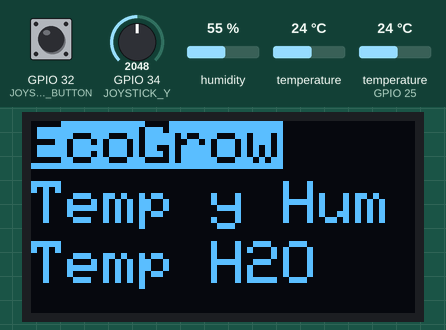
This sketch was run on a simulated ESP32. On the bench: 128×64 one-colour display. The test bench sets the inputs (shaded band); at power-on: GPIO 34 (JOYSTICK_Y) = 2048, GPIO 32 (JOYSTICK_BUTTON) HIGH, humidity 55 %, temperature 24 °C, temperature (sensor on GPIO 25) 24 °C. WiFi joins after 1.5 s; servers stay silent unless stated; uploads are accepted with an empty reply; what the sketch prints to the serial monitor is not drawn.

Above: at 2.7 s.
2.8 s: GPIO 34 (JOYSTICK_Y) set to 804
6.9 s: GPIO 34 (JOYSTICK_Y) set to 708
At 10.8 s:
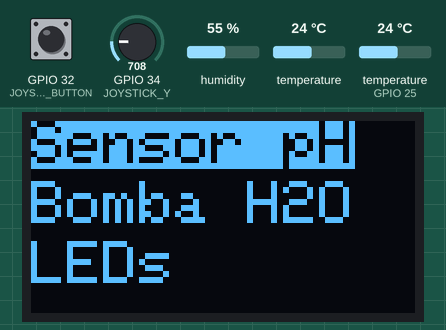
11.0 s: GPIO 32 (JOYSTICK_BUTTON) pulled LOW for 0.6 s
At 12.5 s:
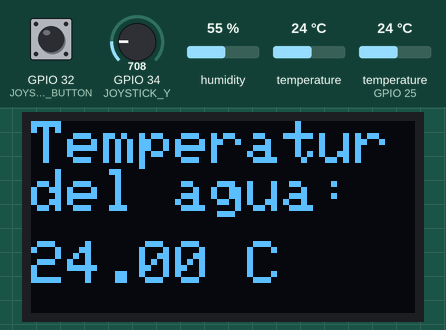
13.6 s: GPIO 32 (JOYSTICK_BUTTON) pulled LOW for 1 s
At 14.6 s:
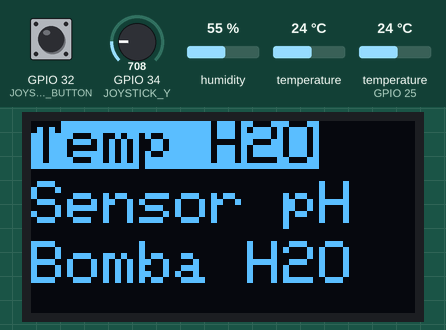
18.7 s: GPIO 34 (JOYSTICK_Y) set to 3540
At 22.4 s:
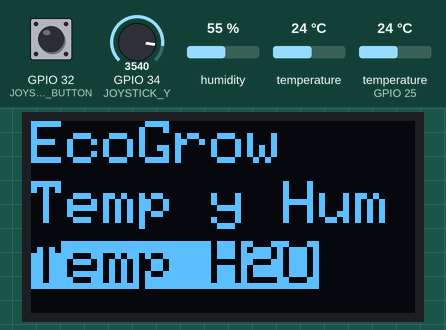
22.8 s: GPIO 32 (JOYSTICK_BUTTON) pulled LOW for 3.2 s
At 25.0 s:
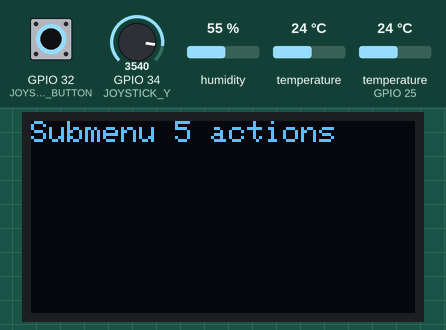
Timing chart, 0 to 26.5 s (numbered marks = the images above; inputs shaded):
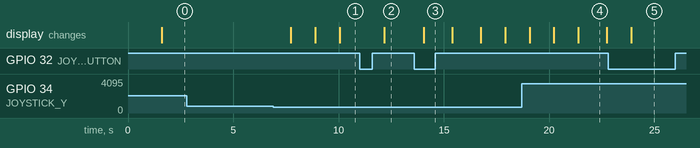

Measured:
- the behaviour switches between 750 and 749 on GPIO 34 (JOYSTICK_Y) (found by bisection; images 0 and 1)
- after the input at 2.8 s, every drawn part: stays the same
- after the input at 6.9 s, the display: first changes after 0.83 s (image 1 shows a later state)
- after the input at 11.0 s, the display: changes after 1.2 s (image 2)
- after the input at 13.6 s, the display: changes after 0.45 s (image 3)
- after the input at 18.7 s, the display: first changes after 0.38 s (image 4 shows a later state)
- after the input at 22.8 s, the display: changes after 1.1 s (image 5)
- what the display in image 4 shows lasts 1.3 s, from 21.4 s to 22.7 s

The sketch:

ESP32.ino
```cpp
#include <Wire.h>
#include <Adafruit_GFX.h>
#include <Adafruit_SSD1306.h>
#include <Adafruit_AHTX0.h>
#include <OneWire.h>
#include <DallasTemperature.h>
#include <WiFi.h>
#include <HTTPClient.h>
#include <ArduinoJson.h>

// Configuración WiFi
const char* ssid = "Totalplay-97AF";         // Reemplaza con tu SSID WiFi
const char* password = "97AF3390WNTt3CaF"; // Reemplaza con tu contraseña WiFi

// URL del servidor API
const char* serverUrl = "http://192.168.1.100:5000/api/esp32/data"; // Reemplaza con la IP de tu servidor

// Configuración de la pantalla OLED
#define SCREEN_WIDTH 128
#define SCREEN_HEIGHT 64
#define OLED_RESET -1
Adafruit_SSD1306 display(SCREEN_WIDTH, SCREEN_HEIGHT, &Wire, OLED_RESET);

// Pines del joystick para el ESP32
#define JOYSTICK_X 35
#define JOYSTICK_Y 34
#define JOYSTICK_BUTTON 32

// Pin de datos para el sensor DS18B20
#define ONE_WIRE_BUS 25
OneWire oneWire(ONE_WIRE_BUS);
DallasTemperature ds18b20(&oneWire);

// Variables para el menú
int opcionActual = 0;
int primeraOpcion = 0;
const int numeroDeOpciones = 6;
const int opcionesVisibles = 3;
bool seleccion = false;
bool enSubMenu = false;
int sensorActual = 0;

// Opciones del menú principal
String menuOptions[numeroDeOpciones] = {
  "EcoGrow", "Temp y Hum", "Temp H2O", "Sensor pH", "Bomba H2O", "LEDs"
};

// Configuración para los sensores AHT10
Adafruit_AHTX0 aht1, aht2;

// Variables para almacenar lecturas de sensores
float temp1, hum1, temp2, hum2, waterTemp;

// Variable para controlar el tiempo de envío de datos
unsigned long lastSendTime = 0;
const unsigned long sendInterval = 5000;  // Enviar datos cada 5 segundos

void setup() {
  Serial.begin(115200);

  pinMode(JOYSTICK_X, INPUT);
  pinMode(JOYSTICK_Y, INPUT);
  pinMode(JOYSTICK_BUTTON, INPUT_PULLUP);

  ds18b20.begin();

  // Inicializar la pantalla OLED
  if (!display.begin(SSD1306_SWITCHCAPVCC, 0x3C)) {
    Serial.println(F("Fallo en la asignación del SSD1306"));
    for (;;);
  }
  display.clearDisplay();
  display.display();

  // Inicialización de los sensores AHT10
  if (!aht1.begin()) {
    Serial.println("No se encontró AHT10 en la dirección 0x38");
  }
  if (!aht2.begin(0x39)) {  // Dirección 0x39 para el segundo sensor
    Serial.println("No se encontró AHT10 en la dirección 0x39");
  }

  // Conectar a WiFi
  WiFi.begin(ssid, password);
  Serial.print("Conectando a WiFi");

  int attempts = 0;
  while (WiFi.status() != WL_CONNECTED && attempts < 20) {
    delay(500);
    Serial.print(".");
    attempts++;
  }

  if (WiFi.status() == WL_CONNECTED) {
    Serial.println("\nConectado a WiFi");
    Serial.print("Dirección IP: ");
    Serial.println(WiFi.localIP());
  } else {
    Serial.println("\nNo se pudo conectar a WiFi");
  }
}

void loop() {
  // Leer los valores del joystick
  int yPosition = analogRead(JOYSTICK_Y);
  int buttonState = digitalRead(JOYSTICK_BUTTON);

  // Gestionar la interfaz del menú
  if (enSubMenu) {
    controlSubMenu(yPosition, buttonState);
  } else {
    controlMainMenu(yPosition, buttonState);
  }

  // Leer datos de los sensores (independientemente del menú)
  readSensorData();

  // Enviar datos a la API periódicamente
  unsigned long currentTime = millis();
  if (currentTime - lastSendTime >= sendInterval) {
    sendDataToAPI();
    lastSendTime = currentTime;
  }
}

void readSensorData() {
  // Leer datos de los sensores AHT10
  sensors_event_t tempEvent1, humEvent1, tempEvent2, humEvent2;

  if (aht1.getEvent(&humEvent1, &tempEvent1)) {
    temp1 = tempEvent1.temperature;
    hum1 = humEvent1.relative_humidity;
  }

  if (aht2.getEvent(&humEvent2, &tempEvent2)) {
    temp2 = tempEvent2.temperature;
    hum2 = humEvent2.relative_humidity;
  }

  // Leer temperatura del agua (DS18B20)
  ds18b20.requestTemperatures();
  waterTemp = ds18b20.getTempCByIndex(0);

  // Imprimir datos en serial (para depuración)
  Serial.println("Lecturas de sensores:");
  Serial.print("Sensor 1: Temp = "); Serial.print(temp1); Serial.print("°C, Hum = "); Serial.print(hum1); Serial.println("%");
  Serial.print("Sensor 2: Temp = "); Serial.print(temp2); Serial.print("°C, Hum = "); Serial.print(hum2); Serial.println("%");
  Serial.print("Temp agua = "); Serial.print(waterTemp); Serial.println("°C");
}

void sendDataToAPI() {
  // Verificar conexión WiFi
  if (WiFi.status() != WL_CONNECTED) {
    Serial.println("Error: No hay conexión WiFi");
    return;
  }

  // Crear objeto JSON para los datos
  StaticJsonDocument<256> jsonDoc;

  // Añadir datos del sensor AHT10 #1 (temp y humedad)
  JsonObject aht10_1 = jsonDoc.createNestedObject("aht10_1");
  aht10_1["temperatura"] = temp1;
  aht10_1["humedad"] = hum1;

  // Añadir datos del sensor AHT10 #2 (temp y humedad)
  JsonObject aht10_2 = jsonDoc.createNestedObject("aht10_2");
  aht10_2["temperatura"] = temp2;
  aht10_2["humedad"] = hum2;

  // Añadir datos del sensor DS18B20 (temp agua)
  JsonObject ds18b20_data = jsonDoc.createNestedObject("ds18b20");
  ds18b20_data["temperatura"] = waterTemp;

  // Serializar el JSON
  String jsonString;
  serializeJson(jsonDoc, jsonString);

  // Enviar la petición HTTP POST
  HTTPClient http;
  http.begin(serverUrl);
  http.addHeader("Content-Type", "application/json");

  int httpResponseCode = http.POST(jsonString);

  if (httpResponseCode > 0) {
    String response = http.getString();
    Serial.println("Código HTTP: " + String(httpResponseCode));
    Serial.println("Respuesta: " + response);
  } else {
    Serial.print("Error en petición HTTP: ");
    Serial.println(httpResponseCode);
  }

  http.end();
}

void controlMainMenu(int yPosition, int buttonState) {
  // Navegación en el menú principal usando el joystick
  if (yPosition < 750) {
    opcionActual--;
    if (opcionActual < 0) opcionActual = numeroDeOpciones - 1;
    adjustScroll();
    delay(200);
  }
  else if (yPosition > 3500) {
    opcionActual++;
    if (opcionActual >= numeroDeOpciones) opcionActual = 0;
    adjustScroll();
    delay(200);
  }

  // Entrar o salir del submenú con el botón del joystick
  if (buttonState == LOW && !seleccion) {
    seleccion = true;
    enSubMenu = !enSubMenu;

    if (enSubMenu) {
      displaySubMenu(opcionActual);
    } else {
      displayMenu();
    }
  } else if (buttonState == HIGH) {
    seleccion = false;
  }

  // Mostrar el menú principal con scroll si no está en el submenú
  if (!enSubMenu) {
    displayMenu();
  }
}

void controlSubMenu(int yPosition, int buttonState) {
  if (opcionActual == 1) {  // Si la opción seleccionada es "Temp y Hum"
    // Navegación en el submenú de lectura de sensores
    if (yPosition < 750) {
      sensorActual = 0;
      displaySensorData();
      delay(200);
    }
    else if (yPosition > 3500) {
      sensorActual = 1;
      displaySensorData();
      delay(200);
    }
  }
  // Salir del submenú y regresar al menú principal al presionar el botón nuevamente
  if (buttonState == LOW && !seleccion) {
    seleccion = true;
    enSubMenu = false;
    displayMenu();
    delay(200);
  } else if (buttonState == HIGH) {
    seleccion = false;
  }
}

void adjustScroll() {
  if (opcionActual < primeraOpcion) {
    primeraOpcion = opcionActual;
  }
  else if (opcionActual >= primeraOpcion + opcionesVisibles) {
    primeraOpcion = opcionActual - opcionesVisibles + 1;
  }
}

void displayMenu() {
  display.clearDisplay();
  display.setTextSize(2);
  display.setTextColor(SSD1306_WHITE);

  for (int i = 0; i < opcionesVisibles; i++) {
    int optionIndex = primeraOpcion + i;
    if (optionIndex >= numeroDeOpciones) break;

    if (optionIndex == opcionActual) {
      display.setTextColor(SSD1306_BLACK, SSD1306_WHITE);
    } else {
      display.setTextColor(SSD1306_WHITE);
    }

    display.setCursor(0, i * 20);
    display.print(menuOptions[optionIndex]);
  }

  display.display();
}

void displaySensorData() {
  display.clearDisplay();
  display.setTextSize(2);
  display.setTextColor(SSD1306_WHITE);

  if (sensorActual == 0) {
    display.setCursor(0, 0);
    display.println("Sensor 1:");
    display.setCursor(0, 25);
    display.print("T:");
    display.print(temp1, 1);
    display.print("C");
    display.setCursor(0, 45);
    display.print("H:");
    display.print(hum1, 1);
    display.println("%");
  } else {
    display.setCursor(0, 0);
    display.println("Sensor 2:");
    display.setCursor(0, 25);
    display.print("T:");
    display.print(temp2, 1);
    display.print("C");
    display.setCursor(0, 45);
    display.print("H:");
    display.print(hum2, 1);
    display.println("%");
  }

  display.display();
}

void displaySubMenu(int optionIndex) {
  display.clearDisplay();
  display.setTextSize(1);
  display.setTextColor(SSD1306_WHITE);
  display.setCursor(0, 0);

  if (optionIndex == 1) {
    displaySensorData();
  } else if (optionIndex == 2) {
    ds18b20.requestTemperatures();
    float waterTemp = ds18b20.getTempCByIndex(0);
    display.clearDisplay();
    display.setTextSize(2);
    display.setCursor(0, 0);
    display.println("Temperatur");
    display.println("del agua:");
    display.setCursor(0, 40);
    display.print(waterTemp, 2);
    display.print(" C");
    display.display();
  } else {
    display.setCursor(0, 0);
    switch (optionIndex) {
      case 0:
        display.clearDisplay();
        display.setTextSize(2);
        display.setTextColor(SSD1306_WHITE);
        display.setCursor(0, 0);
        display.println("Innova");
        display.println("     TecNM");
        display.setCursor(0, 40);
        display.println("---ITSA---");
        break;
      case 3:
        display.println("Submenu 4 actions");
        break;
      case 4:
        display.println("Submenu 5 actions");
        break;
      case 5:
        display.println("Submenu 6 actions");
        break;
    }
    display.display();
  }
}
```
